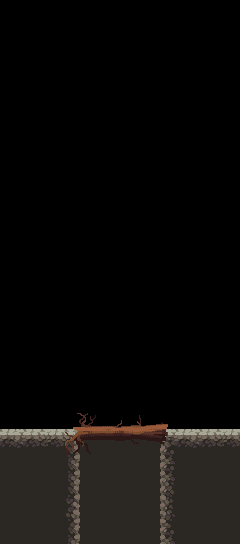

The image is a tile-based game level rendered from a .tmx file. Its description and complete source (layers, tilesets, objects, tile grids) follow:
An orthogonal 15x34 tile map with 16x16 px tiles, 2 tile layers (Background 0, Ground), 2 tilesets.

<map version="1.9" tiledversion="1.9.0" orientation="orthogonal" renderorder="right-down" width="15" height="34" tilewidth="16" tileheight="16" infinite="0" nextlayerid="6" nextobjectid="14">
 <tileset firstgid="1" source="../Tileset/TileSet.tsx" />
 <tileset firstgid="183" source="../Tileset/TileSet.tsx" />
 <layer id="3" name="Background 0" width="15" height="34">
  <data encoding="csv">
0,0,0,0,0,0,0,0,0,0,0,0,0,0,0,
0,0,0,0,0,0,0,0,0,0,0,0,0,0,0,
0,0,0,0,0,0,0,0,0,0,0,0,0,0,0,
0,0,0,0,0,0,0,0,0,0,0,0,0,0,0,
0,0,0,0,0,0,0,0,0,0,0,0,0,0,0,
0,0,0,0,0,0,0,0,0,0,0,0,0,0,0,
0,0,0,0,0,0,0,0,0,0,0,0,0,0,0,
0,0,0,0,0,0,0,0,0,0,0,0,0,0,0,
0,0,0,0,0,0,0,0,0,0,0,0,0,0,0,
0,0,0,0,0,0,0,0,0,0,0,0,0,0,0,
0,0,0,0,0,0,0,0,0,0,0,0,0,0,0,
0,0,0,0,0,0,0,0,0,0,0,0,0,0,0,
0,0,0,0,0,0,0,0,0,0,0,0,0,0,0,
0,0,0,0,0,0,0,0,0,0,0,0,0,0,0,
0,0,0,0,0,0,0,0,0,0,0,0,0,0,0,
0,0,0,0,0,0,0,0,0,0,0,0,0,0,0,
0,0,0,0,0,0,0,0,0,0,0,0,0,0,0,
0,0,0,0,0,0,0,0,0,0,0,0,0,0,0,
0,0,0,0,0,0,0,0,0,0,0,0,0,0,0,
0,0,0,0,0,0,0,0,0,0,0,0,0,0,0,
0,0,0,0,0,0,0,0,0,0,0,0,0,0,0,
0,0,0,0,0,0,0,0,0,0,0,0,0,0,0,
0,0,0,0,0,0,0,0,0,0,0,0,0,0,0,
0,0,0,0,0,0,0,0,0,0,0,0,0,0,0,
0,0,0,0,0,0,0,0,0,0,0,0,0,0,0,
0,0,0,0,0,0,0,0,0,0,0,0,0,0,0,
0,0,0,0,0,0,0,0,0,0,0,0,0,0,0,
122,122,122,122,122,122,122,122,122,122,122,122,122,122,122,
122,122,122,122,122,122,122,122,122,122,122,122,122,122,122,
122,122,122,122,122,122,122,122,122,122,122,122,122,122,122,
122,122,122,122,122,122,122,122,122,122,122,122,122,122,122,
122,122,122,122,122,122,122,122,122,122,122,122,122,122,122,
122,122,122,122,122,122,122,122,122,122,122,122,122,122,122,
122,122,122,122,122,122,122,122,122,122,122,122,122,122,122
</data>
 </layer>
 <layer id="1" name="Ground" width="15" height="34">
  <data encoding="csv">
0,0,0,0,0,0,0,0,0,0,0,0,0,0,0,
0,0,0,0,0,0,0,0,0,0,0,0,0,0,0,
0,0,0,0,0,0,0,0,0,0,0,0,0,0,0,
0,0,0,0,0,0,0,0,0,0,0,0,0,0,0,
0,0,0,0,0,0,0,0,0,0,0,0,0,0,0,
0,0,0,0,0,0,0,0,0,0,0,0,0,0,0,
0,0,0,0,0,0,0,0,0,0,0,0,0,0,0,
0,0,0,0,0,0,0,0,0,0,0,0,0,0,0,
0,0,0,0,0,0,0,0,0,0,0,0,0,0,0,
0,0,0,0,0,0,0,0,0,0,0,0,0,0,0,
0,0,0,0,0,0,0,0,0,0,0,0,0,0,0,
0,0,0,0,0,0,0,0,0,0,0,0,0,0,0,
0,0,0,0,0,0,0,0,0,0,0,0,0,0,0,
0,0,0,0,0,0,0,0,0,0,0,0,0,0,0,
0,0,0,0,0,0,0,0,0,0,0,0,0,0,0,
0,0,0,0,0,0,0,0,0,0,0,0,0,0,0,
0,0,0,0,0,0,0,0,0,0,0,0,0,0,0,
0,0,0,0,0,0,0,0,0,0,0,0,0,0,0,
0,0,0,0,0,0,0,0,0,0,0,0,0,0,0,
0,0,0,0,0,0,0,0,0,0,0,0,0,0,0,
0,0,0,0,0,0,0,0,0,0,0,0,0,0,0,
0,0,0,0,0,0,0,0,0,0,0,0,0,0,0,
0,0,0,0,0,0,0,0,0,0,0,0,0,0,0,
0,0,0,0,0,0,0,0,0,0,0,0,0,0,0,
0,0,0,0,0,0,0,0,0,0,0,0,0,0,0,
0,0,0,0,239,240,241,242,243,244,245,0,0,0,0,
234,235,236,237,253,254,255,256,257,258,259,234,235,236,237,
248,249,250,251,267,268,269,270,271,272,273,248,249,250,251,
0,0,0,0,281,282,283,284,285,286,287,0,0,0,0,
0,0,0,0,266,0,0,0,0,0,261,0,0,0,0,
0,0,0,0,280,0,0,0,0,0,275,0,0,0,0,
0,0,0,0,294,0,0,0,0,0,289,0,0,0,0,
0,0,0,0,308,0,0,0,0,0,303,0,0,0,0,
0,0,0,0,266,0,0,0,0,0,261,0,0,0,0
</data>
 </layer>
</map>
